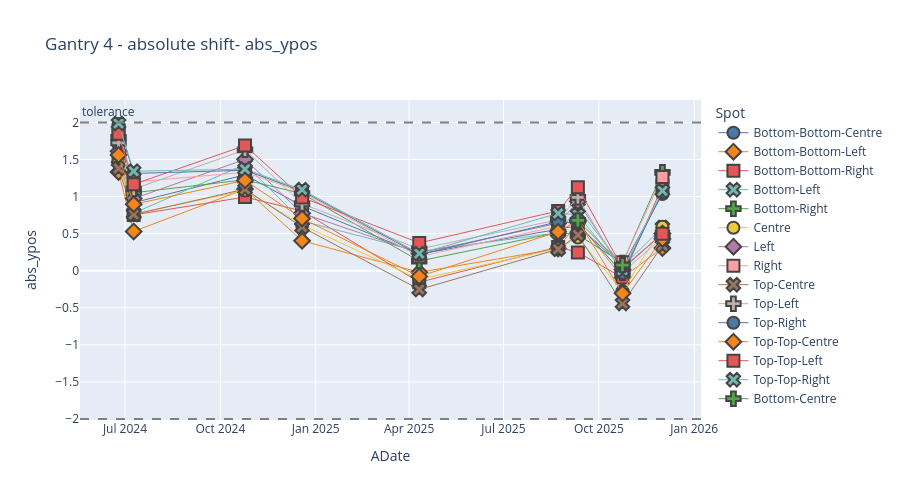

Notebook cell for this chart:
### Code cell
def plotly_spot_position(df, pos, gantry, device, energy, gantry_angle, n_months):
    """ plot spot position time series data
        df = dataframe
        gantry = "Gantry 1", "Gantry 2", 
        pos = "abs_xpos",
        device = "XRV-3000", "XRV-4000"
        energy = int,
        gantry_angle = 0,90,180,270
        n_month = int
     """
    
     # only show data from last 12 months
    start_date = pd.Timestamp.today() - pd.DateOffset(months=n_months)

    selected_df = df[(df["MachineName"]==gantry) & (df["Device"] == device) & (df['ADate'] >= start_date) & (df["Energy"] == energy) &(df["Gantry Angle"] == gantry_angle)]

    # set colour
    palette = sns.color_palette("deep", n_colors=df['Spot'].nunique())
    palette_hex = [to_hex(c) for c in palette]


    # Plot
    fig = px.scatter(
        selected_df,
        x='ADate',
        y=pos,
        symbol='Spot', 
        color='Spot',        # hue
         color_discrete_sequence= px.colors.qualitative.T10,
        title=f'{gantry} - absolute shift- {pos}',
        labels={'x-pos': 'X Position', 'adate': 'Date'},
        height=500
    )

    # Add tolerance bands +/- 2
    fig.add_hline(y=2, line_dash="dash", line_color="grey", annotation_text="tolerance", annotation_position="top left")
    fig.add_hline(y=-2, line_dash="dash", line_color="grey")



    # Optional: connect points by spot for clarity
    fig.update_traces(mode='markers+lines',
                    marker=dict(size=12,               # larger size
                                line=dict(width=2)),     # outline width
                    line=dict(width=1                # thinner connecting lines
                    ))

    # Show plot
    fig.show()

    
    return 


# plotting absolute y-pos, on Gantry 4, from XRV-4000 data, 70 MeV spot, Gantry angle = 0, in last2 months
plotly_spot_position(sub_df, "abs_ypos", "Gantry 4", "XRV-4000", 70, 0, 24)

### Figure 1 — Plotly figure (JSON) as saved in the notebook; plotly's stock layout.template omitted (floating-point values rounded to 4 significant figures)
{"data": [{"hovertemplate": "Spot=Bottom-Bottom-Centre<br>ADate=%{x}<br>abs_ypos=%{y}<extra></extra>", "legendgroup": "Bottom-Bottom-Centre", "line": {"width": 1}, "marker": {"color": "#4C78A8", "line": {"width": 2}, "size": 12, "symbol": "circle"}, "mode": "markers+lines", "name": "Bottom-Bottom-Centre", "orientation": "v", "showlegend": true, "type": "scatter", "x": ["2024-06-24T19:07:29.000000000", "2024-07-09T09:29:40.000000000", "2024-10-24T18:22:30.000000000", "2024-12-18T18:46:12.000000000", "2025-04-10T19:05:24.000000000", "2025-08-22T17:24:40.000000000", "2025-09-10T19:20:56.000000000", "2025-10-23T20:19:28.000000000", "2025-12-01T08:33:29.000000000"], "xaxis": "x", "y": [1.704, 0.9183, 1.293, 0.8736, 0.2236, 0.5569, 0.6087, 0.0587, 1.034], "yaxis": "y"}, {"hovertemplate": "Spot=Bottom-Bottom-Left<br>ADate=%{x}<br>abs_ypos=%{y}<extra></extra>", "legendgroup": "Bottom-Bottom-Left", "line": {"width": 1}, "marker": {"color": "#F58518", "line": {"width": 2}, "size": 12, "symbol": "diamond"}, "mode": "markers+lines", "name": "Bottom-Bottom-Left", "orientation": "v", "showlegend": true, "type": "scatter", "x": ["2024-06-24T19:07:29.000000000", "2024-07-09T09:29:40.000000000", "2024-10-24T18:22:30.000000000", "2024-12-18T18:46:12.000000000", "2025-04-10T19:05:24.000000000", "2025-08-22T17:24:40.000000000", "2025-09-10T19:20:56.000000000", "2025-10-23T20:19:28.000000000", "2025-12-01T08:33:29.000000000"], "xaxis": "x", "y": [1.331, 0.5298, 1.101, 0.4046, -0.0212, 0.298, 0.6613, -0.093, 0.3075], "yaxis": "y"}, {"hovertemplate": "Spot=Bottom-Bottom-Right<br>ADate=%{x}<br>abs_ypos=%{y}<extra></extra>", "legendgroup": "Bottom-Bottom-Right", "line": {"width": 1}, "marker": {"color": "#E45756", "line": {"width": 2}, "size": 12, "symbol": "square"}, "mode": "markers+lines", "name": "Bottom-Bottom-Right", "orientation": "v", "showlegend": true, "type": "scatter", "x": ["2024-06-24T19:07:29.000000000", "2024-07-09T09:29:40.000000000", "2024-10-24T18:22:30.000000000", "2024-12-18T18:46:12.000000000", "2025-04-10T19:05:24.000000000", "2025-08-22T17:24:40.000000000", "2025-09-10T19:20:56.000000000", "2025-10-23T20:19:28.000000000", "2025-12-01T08:33:29.000000000"], "xaxis": "x", "y": [1.529, 0.7525, 0.9937, 0.8059, -0.1554, 0.3194, 0.247, -0.0924, 1.145], "yaxis": "y"}, {"hovertemplate": "Spot=Bottom-Left<br>ADate=%{x}<br>abs_ypos=%{y}<extra></extra>", "legendgroup": "Bottom-Left", "line": {"width": 1}, "marker": {"color": "#72B7B2", "line": {"width": 2}, "size": 12, "symbol": "x"}, "mode": "markers+lines", "name": "Bottom-Left", "orientation": "v", "showlegend": true, "type": "scatter", "x": ["2024-06-24T19:07:29.000000000", "2024-07-09T09:29:40.000000000", "2024-10-24T18:22:30.000000000", "2024-12-18T18:46:12.000000000", "2025-04-10T19:05:24.000000000", "2025-08-22T17:24:40.000000000", "2025-09-10T19:20:56.000000000", "2025-10-23T20:19:28.000000000", "2025-12-01T08:33:29.000000000"], "xaxis": "x", "y": [1.512, 0.7761, 1.434, 0.6712, 0.2601, 0.5126, 0.8474, 0.0556, 0.5842], "yaxis": "y"}, {"hovertemplate": "Spot=Bottom-Right<br>ADate=%{x}<br>abs_ypos=%{y}<extra></extra>", "legendgroup": "Bottom-Right", "line": {"width": 1}, "marker": {"color": "#54A24B", "line": {"width": 2}, "size": 12, "symbol": "cross"}, "mode": "markers+lines", "name": "Bottom-Right", "orientation": "v", "showlegend": true, "type": "scatter", "x": ["2024-06-24T19:07:29.000000000", "2024-07-09T09:29:40.000000000", "2024-10-24T18:22:30.000000000", "2024-12-18T18:46:12.000000000", "2025-04-10T19:05:24.000000000", "2025-08-22T17:24:40.000000000", "2025-09-10T19:20:56.000000000", "2025-10-23T20:19:28.000000000", "2025-12-01T08:33:29.000000000"], "xaxis": "x", "y": [1.798, 1.052, 1.226, 1.04, 0.1305, 0.5153, 0.4841, 0.105, 1.327], "yaxis": "y"}, {"hovertemplate": "Spot=Centre<br>ADate=%{x}<br>abs_ypos=%{y}<extra></extra>", "legendgroup": "Centre", "line": {"width": 1}, "marker": {"color": "#EECA3B", "line": {"width": 2}, "size": 12, "symbol": "circle"}, "mode": "markers+lines", "name": "Centre", "orientation": "v", "showlegend": true, "type": "scatter", "x": ["2024-06-24T19:07:29.000000000", "2024-07-09T09:29:40.000000000", "2024-10-24T18:22:30.000000000", "2024-12-18T18:46:12.000000000", "2025-04-10T19:05:24.000000000", "2025-08-22T17:24:40.000000000", "2025-09-10T19:20:56.000000000", "2025-10-23T20:19:28.000000000", "2025-12-01T08:33:29.000000000"], "xaxis": "x", "y": [1.466, 0.7653, 1.081, 0.6182, -0.1158, 0.3007, 0.4466, -0.2765, 0.5914], "yaxis": "y"}, {"hovertemplate": "Spot=Left<br>ADate=%{x}<br>abs_ypos=%{y}<extra></extra>", "legendgroup": "Left", "line": {"width": 1}, "marker": {"color": "#B279A2", "line": {"width": 2}, "size": 12, "symbol": "diamond"}, "mode": "markers+lines", "name": "Left", "orientation": "v", "showlegend": true, "type": "scatter", "x": ["2024-06-24T19:07:29.000000000", "2024-07-09T09:29:40.000000000", "2024-10-24T18:22:30.000000000", "2024-12-18T18:46:12.000000000", "2025-04-10T19:05:24.000000000", "2025-08-22T17:24:40.000000000", "2025-09-10T19:20:56.000000000", "2025-10-23T20:19:28.000000000", "2025-12-01T08:33:29.000000000"], "xaxis": "x", "y": [1.612, 0.9731, 1.502, 0.775, 0.2393, 0.6398, 0.9344, 0.0174, 0.5026], "yaxis": "y"}, {"hovertemplate": "Spot=Right<br>ADate=%{x}<br>abs_ypos=%{y}<extra></extra>", "legendgroup": "Right", "line": {"width": 1}, "marker": {"color": "#FF9DA6", "line": {"width": 2}, "size": 12, "symbol": "square"}, "mode": "markers+lines", "name": "Right", "orientation": "v", "showlegend": true, "type": "scatter", "x": ["2024-06-24T19:07:29.000000000", "2024-07-09T09:29:40.000000000", "2024-10-24T18:22:30.000000000", "2024-12-18T18:46:12.000000000", "2025-04-10T19:05:24.000000000", "2025-08-22T17:24:40.000000000", "2025-09-10T19:20:56.000000000", "2025-10-23T20:19:28.000000000", "2025-12-01T08:33:29.000000000"], "xaxis": "x", "y": [1.88, 1.196, 1.328, 1.062, 0.1907, 0.6013, 0.5942, 0.113, 1.264], "yaxis": "y"}, {"hovertemplate": "Spot=Top-Centre<br>ADate=%{x}<br>abs_ypos=%{y}<extra></extra>", "legendgroup": "Top-Centre", "line": {"width": 1}, "marker": {"color": "#9D755D", "line": {"width": 2}, "size": 12, "symbol": "x"}, "mode": "markers+lines", "name": "Top-Centre", "orientation": "v", "showlegend": true, "type": "scatter", "x": ["2024-06-24T19:07:29.000000000", "2024-07-09T09:29:40.000000000", "2024-10-24T18:22:30.000000000", "2024-12-18T18:46:12.000000000", "2025-04-10T19:05:24.000000000", "2025-08-22T17:24:40.000000000", "2025-09-10T19:20:56.000000000", "2025-10-23T20:19:28.000000000", "2025-12-01T08:33:29.000000000"], "xaxis": "x", "y": [1.38, 0.7588, 1.1, 0.5882, -0.2526, 0.2893, 0.4829, -0.4416, 0.3394], "yaxis": "y"}, {"hovertemplate": "Spot=Top-Left<br>ADate=%{x}<br>abs_ypos=%{y}<extra></extra>", "legendgroup": "Top-Left", "line": {"width": 1}, "marker": {"color": "#BAB0AC", "line": {"width": 2}, "size": 12, "symbol": "cross"}, "mode": "markers+lines", "name": "Top-Left", "orientation": "v", "showlegend": true, "type": "scatter", "x": ["2024-06-24T19:07:29.000000000", "2024-07-09T09:29:40.000000000", "2024-10-24T18:22:30.000000000", "2024-12-18T18:46:12.000000000", "2025-04-10T19:05:24.000000000", "2025-08-22T17:24:40.000000000", "2025-09-10T19:20:56.000000000", "2025-10-23T20:19:28.000000000", "2025-12-01T08:33:29.000000000"], "xaxis": "x", "y": [1.723, 1.102, 1.629, 0.9035, 0.2933, 0.687, 0.9905, -0.0266, 0.45], "yaxis": "y"}, {"hovertemplate": "Spot=Top-Right<br>ADate=%{x}<br>abs_ypos=%{y}<extra></extra>", "legendgroup": "Top-Right", "line": {"width": 1}, "marker": {"color": "#4C78A8", "line": {"width": 2}, "size": 12, "symbol": "circle"}, "mode": "markers+lines", "name": "Top-Right", "orientation": "v", "showlegend": true, "type": "scatter", "x": ["2024-06-24T19:07:29.000000000", "2024-07-09T09:29:40.000000000", "2024-10-24T18:22:30.000000000", "2024-12-18T18:46:12.000000000", "2025-04-10T19:05:24.000000000", "2025-08-22T17:24:40.000000000", "2025-09-10T19:20:56.000000000", "2025-10-23T20:19:28.000000000", "2025-12-01T08:33:29.000000000"], "xaxis": "x", "y": [1.978, 1.312, 1.355, 1.077, 0.2162, 0.6605, 0.6408, -0.0341, 1.061], "yaxis": "y"}, {"hovertemplate": "Spot=Top-Top-Centre<br>ADate=%{x}<br>abs_ypos=%{y}<extra></extra>", "legendgroup": "Top-Top-Centre", "line": {"width": 1}, "marker": {"color": "#F58518", "line": {"width": 2}, "size": 12, "symbol": "diamond"}, "mode": "markers+lines", "name": "Top-Top-Centre", "orientation": "v", "showlegend": true, "type": "scatter", "x": ["2024-06-24T19:07:29.000000000", "2024-07-09T09:29:40.000000000", "2024-10-24T18:22:30.000000000", "2024-12-18T18:46:12.000000000", "2025-04-10T19:05:24.000000000", "2025-08-22T17:24:40.000000000", "2025-09-10T19:20:56.000000000", "2025-10-23T20:19:28.000000000", "2025-12-01T08:33:29.000000000"], "xaxis": "x", "y": [1.562, 0.8967, 1.218, 0.7039, -0.0766, 0.5254, 0.6807, -0.3045, 0.4277], "yaxis": "y"}, {"hovertemplate": "Spot=Top-Top-Left<br>ADate=%{x}<br>abs_ypos=%{y}<extra></extra>", "legendgroup": "Top-Top-Left", "line": {"width": 1}, "marker": {"color": "#E45756", "line": {"width": 2}, "size": 12, "symbol": "square"}, "mode": "markers+lines", "name": "Top-Top-Left", "orientation": "v", "showlegend": true, "type": "scatter", "x": ["2024-06-24T19:07:29.000000000", "2024-07-09T09:29:40.000000000", "2024-10-24T18:22:30.000000000", "2024-12-18T18:46:12.000000000", "2025-04-10T19:05:24.000000000", "2025-08-22T17:24:40.000000000", "2025-09-10T19:20:56.000000000", "2025-10-23T20:19:28.000000000", "2025-12-01T08:33:29.000000000"], "xaxis": "x", "y": [1.847, 1.166, 1.689, 0.9887, 0.3747, 0.8056, 1.127, 0.0354, 0.4995], "yaxis": "y"}, {"hovertemplate": "Spot=Top-Top-Right<br>ADate=%{x}<br>abs_ypos=%{y}<extra></extra>", "legendgroup": "Top-Top-Right", "line": {"width": 1}, "marker": {"color": "#72B7B2", "line": {"width": 2}, "size": 12, "symbol": "x"}, "mode": "markers+lines", "name": "Top-Top-Right", "orientation": "v", "showlegend": true, "type": "scatter", "x": ["2024-06-24T19:07:29.000000000", "2024-07-09T09:29:40.000000000", "2024-10-24T18:22:30.000000000", "2024-12-18T18:46:12.000000000", "2025-04-10T19:05:24.000000000", "2025-08-22T17:24:40.000000000", "2025-09-10T19:20:56.000000000", "2025-10-23T20:19:28.000000000", "2025-12-01T08:33:29.000000000"], "xaxis": "x", "y": [1.986, 1.342, 1.37, 1.093, 0.231, 0.7733, 0.7552, 0.0083, 1.078], "yaxis": "y"}, {"hovertemplate": "Spot=Bottom-Centre<br>ADate=%{x}<br>abs_ypos=%{y}<extra></extra>", "legendgroup": "Bottom-Centre", "line": {"width": 1}, "marker": {"color": "#54A24B", "line": {"width": 2}, "size": 12, "symbol": "cross"}, "mode": "markers+lines", "name": "Bottom-Centre", "orientation": "v", "showlegend": true, "type": "scatter", "x": ["2025-09-10T19:20:56.000000000", "2025-10-23T20:19:28.000000000"], "xaxis": "x", "y": [0.6784, 0.0751], "yaxis": "y"}], "layout": {"annotations": [{"showarrow": false, "text": "tolerance", "x": 0, "xanchor": "left", "xref": "x domain", "y": 2, "yanchor": "bottom", "yref": "y"}], "height": 500, "legend": {"title": {"text": "Spot"}, "tracegroupgap": 0}, "shapes": [{"line": {"color": "grey", "dash": "dash"}, "type": "line", "x0": 0, "x1": 1, "xref": "x domain", "y0": 2, "y1": 2, "yref": "y"}, {"line": {"color": "grey", "dash": "dash"}, "type": "line", "x0": 0, "x1": 1, "xref": "x domain", "y0": -2, "y1": -2, "yref": "y"}], "title": {"text": "Gantry 4 - absolute shift- abs_ypos"}, "xaxis": {"anchor": "y", "domain": [0, 1], "title": {"text": "ADate"}}, "yaxis": {"anchor": "x", "domain": [0, 1], "title": {"text": "abs_ypos"}}}}
